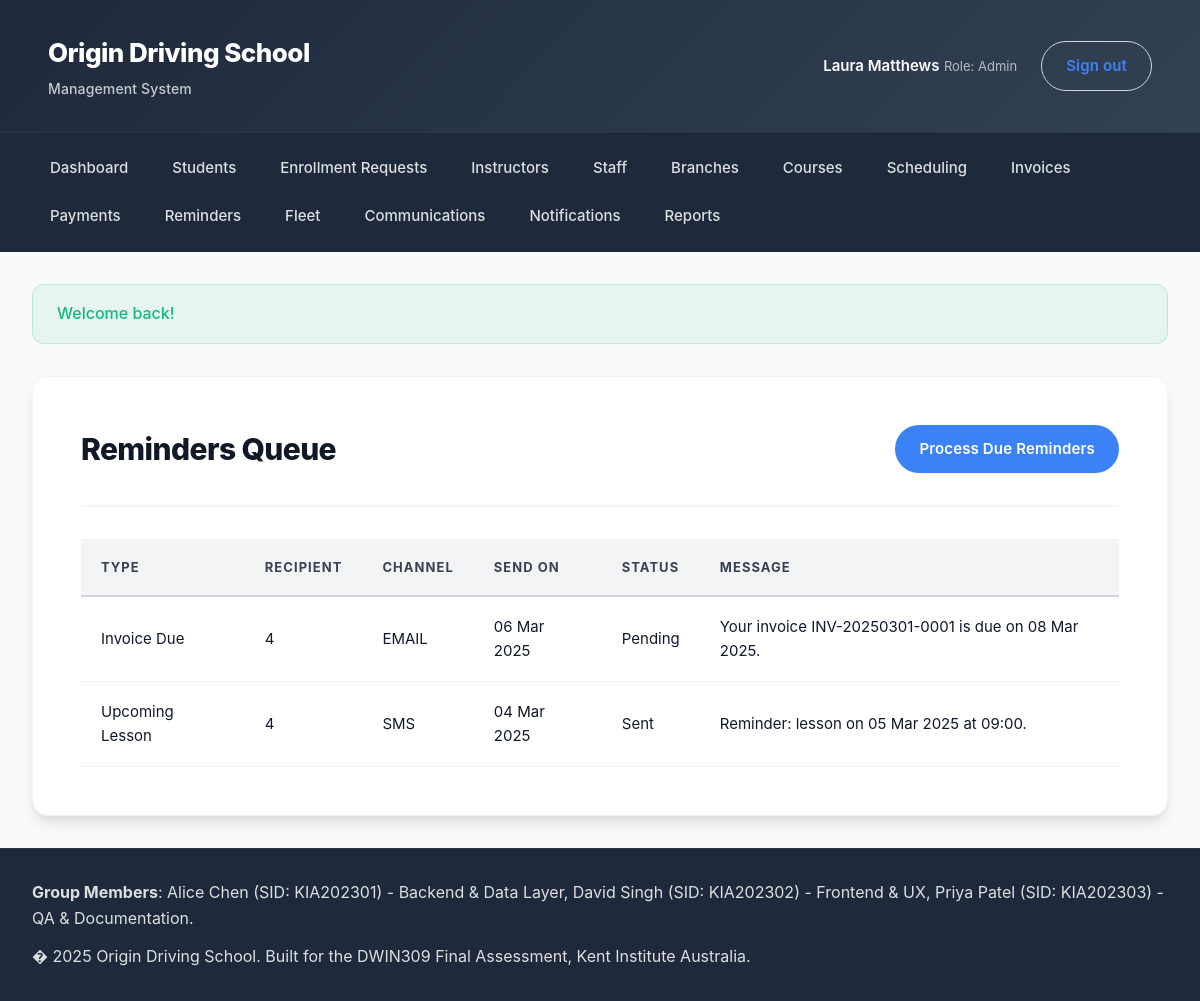
Page /index.php?page=reminders&action=index (signed in) on the committed database.
### tables this page shows
CREATE TABLE reminders (
    id INT UNSIGNED AUTO_INCREMENT PRIMARY KEY,
    related_type ENUM('invoice','schedule') NOT NULL,
    related_id INT UNSIGNED NOT NULL,
    recipient_user_id INT UNSIGNED NOT NULL,
    channel ENUM('email','sms','in-app') DEFAULT 'sms',
    reminder_type VARCHAR(80) NOT NULL,
    message TEXT NOT NULL,
    send_on DATE NOT NULL,
    status ENUM('pending','sent','cancelled') DEFAULT 'pending',
    created_at DATETIME DEFAULT CURRENT_TIMESTAMP,
    updated_at DATETIME DEFAULT CURRENT_TIMESTAMP ON UPDATE CURRENT_TIMESTAMP,
    CONSTRAINT fk_reminder_user FOREIGN KEY (recipient_user_id) REFERENCES users(id) ON DELETE CASCADE,
    INDEX idx_reminder_status_send (status, send_on)
);

### app/Core/View.php (called while the page is built, shortened)
<?php
class View
{
    public function render(string $template, array $data = [], string $layout = 'main'): void
    {
        $viewFile = __DIR__ . '/../Views/' . $template . '.php';
        extract($data);
        include $viewFile;
    }
}

### app/Core/Controller.php (called while the page is built, shortened)
<?php
abstract class Controller
{
    protected View $view;
    public function __construct()
    {
        $this->view = new View();
    }
    protected function render(string $template, array $data = [], string $layout = 'main'): void
    {
        $this->view->render($template, $data, $layout);
    }
}

### app/Controllers/RemindersController.php (called while the page is built, shortened)
<?php
class RemindersController extends Controller
{
    private ReminderModel $reminders;
    public function __construct()
    {
        $this->reminders = new ReminderModel();
    }
    public function indexAction(): void
    {
        $this->render('reminders/index', [
            'pageTitle' => 'Reminders',
            'reminders' => $this->reminders->all(),
        ]);
    }
}

### app/Core/Router.php (called while the page is built, shortened)
<?php
class Router
{
    public function dispatch(): void
    {
        $action = $_GET['action'] ?? 'index';
        $method = $action . 'Action';
        $controller = new $controllerClass();
        $controller->$method();
    }
}

### index.php (called while the page is built, shortened)
<?php
$router = new App\Core\Router();
$router->dispatch();

### app/Helpers/helpers.php (called while the page is built, shortened)
<?php
if (!function_exists('e')) {
    function e(string $value): string
    {
        return htmlspecialchars($value, ENT_QUOTES, 'UTF-8');
    }
}
if (!function_exists('route')) {
    function route(string $page, string $action = 'index', array $params = []): string
    {
        $query = array_merge(['page' => $page, 'action' => $action], $params);
        return 'index.php?' . http_build_query($query);
    }
}

### app/Core/Model.php (called while the page is built, shortened)
<?php
abstract class Model
{
    public function __construct()
    {
        $this->db = Database::connection();
    }
}

### app/Core/Database.php (called while the page is built, shortened)
<?php
class Database
{
    private static ?PDO $connection = null;
    public static function init(array $config): void
    {
        $dsn = sprintf(
            'mysql:host=%s;port=%d;dbname=%s;charset=%s',
            $config['host'],
            $config['port'],
            $config['database'],
            $config['charset'] ?? 'utf8mb4'
        );
        $options = [
            PDO::ATTR_ERRMODE => PDO::ERRMODE_EXCEPTION,
            PDO::ATTR_DEFAULT_FETCH_MODE => PDO::FETCH_ASSOC,
            PDO::ATTR_EMULATE_PREPARES => false,
        ];
        try {
            self::$connection = new PDO($dsn, $config['username'], $config['password'], $options);
        } catch (PDOException $exception) {
            error_log('Database connection failed: ' . $exception->getMessage());
            throw $exception;
        }
    }
    public static function connection(): PDO
    {
        return self::$connection;
    }
}

### app/Models/ReminderModel.php (called while the page is built, shortened)
<?php
class ReminderModel extends Model
{
    public function all(): array
    {
        $stmt = $this->db->query('SELECT * FROM reminders ORDER BY send_on DESC');
        return $stmt->fetchAll();
    }
}

### app/Views/reminders/index.php (the view)
<section class="card">
    <div class="card-header">
        <h1>Reminders Queue</h1>
        <a class="button" href="<?= route('reminders', 'run'); ?>">Process Due Reminders</a>
    </div>
    <table class="table">
        <thead>
            <tr>
                <th>Type</th>
                <th>Recipient</th>
                <th>Channel</th>
                <th>Send On</th>
                <th>Status</th>
                <th>Message</th>
            </tr>
        </thead>
        <tbody>
            <?php if (empty($reminders)): ?>
                <tr><td colspan="6">No reminders queued.</td></tr>
            <?php else: ?>
                <?php foreach ($reminders as $reminder): ?>
                    <?php $sendDate = !empty($reminder['send_on']) ? date('d M Y', strtotime($reminder['send_on'])) : ''; ?>
                    <tr>
                        <td><?= e($reminder['reminder_type'] ?? ''); ?></td>
                        <td><?= e($reminder['recipient_user_id'] ?? ''); ?></td>
                        <td><?= e(strtoupper($reminder['channel'] ?? '')); ?></td>
                        <td><?= e($sendDate); ?></td>
                        <td><?= e(ucfirst($reminder['status'] ?? 'pending')); ?></td>
                        <td><?= e($reminder['message'] ?? ''); ?></td>
                    </tr>
                <?php endforeach; ?>
            <?php endif; ?>
        </tbody>
    </table>
</section>

### assets/css/style.css (style rules this page uses)
:root { --primary: #3b82f6; --primary-dark: #2563eb; --primary-light: #60a5fa; --accent: #f59e0b; --accent-dark: #d97706; --surface: #ffffff; --surface-elevated: #ffffff; --background: #f9fafb; --background-subtle: #f3f4f6; --border: #e5e7eb; --border-light: #f3f4f6; --border-medium: #d1d5db; --text: #111827; --text-medium: #374151; --text-muted: #6b7280; --text-subtle: #9ca3af; --success: #10b981; --success-light: #34d399; --danger: #ef4444; --danger-light: #f87171; --warning: #f59e0b; --warning-light: #fbbf24; --info: #3b82f6; --info-light: #60a5fa; --radius-sm: 8px; --radius-md: 12px; --radius-lg: 16px; --radius-xl: 20px; --radius-full: 9999px; --shadow-sm: 0 1px 2px 0 rgba(0, 0, 0, 0.05); --shadow: 0 4px 6px -1px rgba(0, 0, 0, 0.1), 0 2px 4px -1px rgba(0, 0, 0, 0.06); --shadow-md: 0 10px 15px -3px rgba(0, 0, 0, 0.1), 0 4px 6px -2px rgba(0, 0, 0, 0.05); --shadow-lg: 0 20px 25px -5px rgba(0, 0, 0, 0.1), 0 10px 10px -5px rgba(0, 0, 0, 0.04); --shadow-xl: 0 25px 50px -12px rgba(0, 0, 0, 0.25); --space-xs: 0.5rem; --space-sm: 0.75rem; --space-md: 1rem; --space-lg: 1.5rem; --space-xl: 2rem; --space-2xl: 3rem; --transition-fast: 150ms cubic-bezier(0.4, 0, 0.2, 1); --transition-base: 200ms cubic-bezier(0.4, 0, 0.2, 1); --transition-slow: 300ms cubic-bezier(0.4, 0, 0.2, 1); font-size: 16px; }
* { box-sizing: border-box; margin: 0; padding: 0; }
body { font-family: -apple-system, BlinkMacSystemFont, "Inter", "Segoe UI", Roboto, "Helvetica Neue", Arial, sans-serif; color: var(--text); background: var(--background); line-height: 1.6; -webkit-font-smoothing: antialiased; -moz-osx-font-smoothing: grayscale; font-weight: 400; }
h1, h2, h3, h4, h5, h6 { line-height: 1.2; font-weight: 700; color: var(--text); }
h1 { font-size: 2.25rem; letter-spacing: -0.025em; font-weight: 800; }
a { color: var(--primary); text-decoration: none; transition: color var(--transition-fast); }
.button { display: inline-flex; align-items: center; justify-content: center; gap: var(--space-xs); padding: 0.75rem 1.5rem; border-radius: var(--radius-full); border: none; background: var(--primary); color: #ffffff; font-weight: 600; font-size: 0.9375rem; cursor: pointer; transition: all var(--transition-base); box-shadow: var(--shadow-sm); white-space: nowrap; letter-spacing: 0.01em; }
.app-shell { min-height: 100vh; display: grid; grid-template-rows: auto auto 1fr auto; }
.card { background: var(--surface); border-radius: var(--radius-lg); box-shadow: var(--shadow-md); padding: var(--space-2xl); border: 1px solid var(--border-light); transition: all var(--transition-base); }
.card-header { display: flex; justify-content: space-between; align-items: center; gap: var(--space-lg); margin-bottom: var(--space-xl); padding-bottom: var(--space-xl); border-bottom: 2px solid var(--border-light); }
.card-header h1, .card-header h2 { margin: 0; font-weight: 800; letter-spacing: -0.02em; }
.card-header h1 { font-size: 1.875rem; }
.card-header .button { margin-left: auto; }
.table { width: 100%; border-collapse: collapse; font-size: 0.9375rem; }
.table th, .table td { padding: 1.125rem 1.25rem; border-bottom: 1px solid var(--border-light); text-align: left; }
.table thead th { text-transform: uppercase; font-size: 0.8125rem; letter-spacing: 0.08em; color: var(--text-medium); font-weight: 700; background: var(--background-subtle); border-bottom: 2px solid var(--border-medium); }
.table tbody tr { transition: background var(--transition-fast); }

### rows in the picture
reminders: reminder_type "Invoice Due", recipient_user "4", channel "EMAIL", send_on "06 Mar 2025", status "Pending", message "Your invoice INV-20250301-0001 is due on 08 Mar 2025."
reminders: reminder_type "Upcoming Lesson", recipient_user "4", channel "SMS", send_on "04 Mar 2025", status "Sent", message "Reminder: lesson on 05 Mar 2025 at 09:00."

### other values in the picture
$user['first_name'] . ' ' . $user['last_name'] "Laura Matthews"
$user['role'] "Admin"
$item['label'] "Dashboard"
$item['label'] "Students"
$item['label'] "Enrollment Requests"
$item['label'] "Instructors"
$item['label'] "Staff"
$item['label'] "Branches"
$item['label'] "Courses"
$item['label'] "Scheduling"
$item['label'] "Invoices"
$item['label'] "Payments"
$item['label'] "Reminders"
$item['label'] "Fleet"
$item['label'] "Communications"
